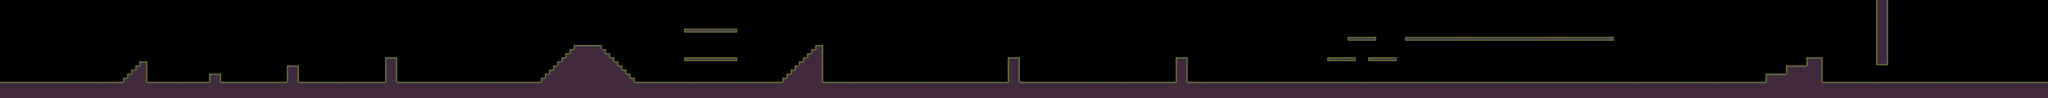

This is a level from a 2D game, rendered from its Tiled map with the project's own tilesets. A one-line summary and the map file follow, with tile-layer data summarised:
An orthogonal 500x24 tile map with 32x32 px tiles, 1 tile layer (タイルレイヤー1).

<map version="1.10" tiledversion="1.11.2" orientation="orthogonal" renderorder="right-down" width="500" height="24" tilewidth="32" tileheight="32" infinite="0" nextlayerid="2" nextobjectid="1">
 <tileset firstgid="1" source="ForestTile.tsx" />
 <layer id="1" name="タイルレイヤー1" width="500" height="24">
  <data>[12000 cells, 2481 non-empty, 14 distinct tile ids]</data>
 </layer>
</map>
